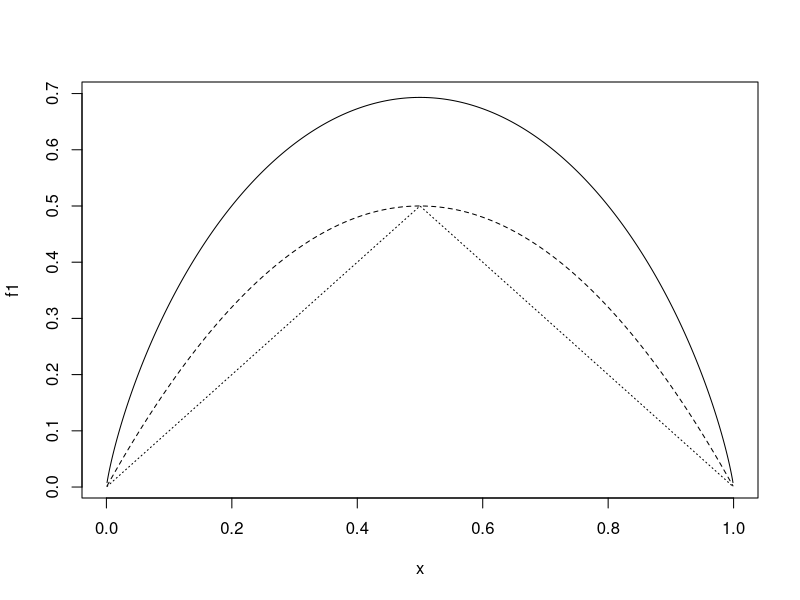

This chart was generated by the following R code:
### code for impurity function plots

x <- seq(0.001,0.999,by=0.001)

f1<- -x*log(x) -(1-x)*log(1-x)
f2<- 2*x*(1-x)
f3<- pmin(x,1-x)

pdf(file='impurity_plot.pdf')
plot(x,f1,type='l')
lines(x,f2, lty=2)
lines(x,f3, lty=3)
dev.off()